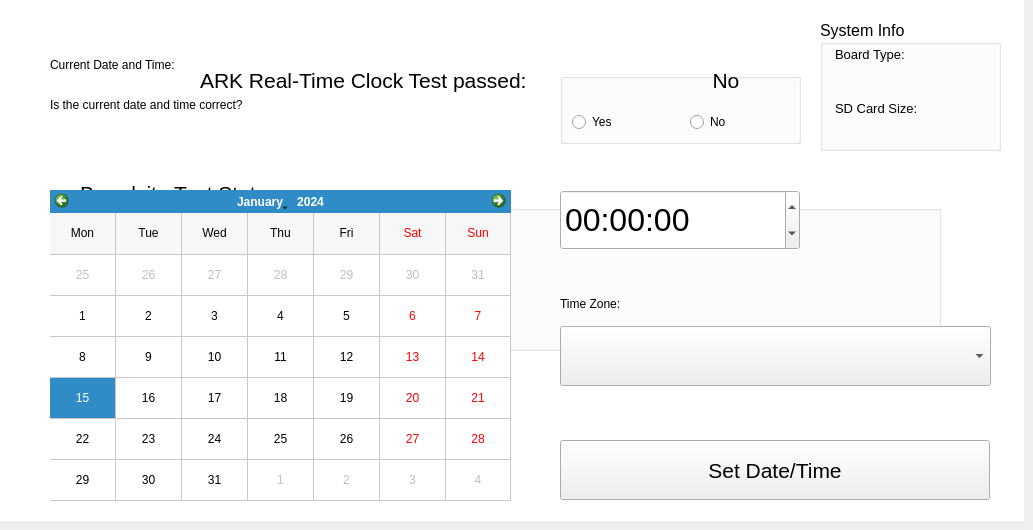
     <widget class="QWidget" name="dateTimeTab">
      <attribute name="title">
       <string>Time</string>
      </attribute>
      <widget class="QLabel" name="lblCurrentDateTimeLabel">
       <property name="geometry">
        <rect>
         <x>50</x>
         <y>35</y>
         <width>291</width>
         <height>60</height>
        </rect>
       </property>
       <property name="sizePolicy">
        <sizepolicy hsizetype="Fixed" vsizetype="Fixed">
         <horstretch>0</horstretch>
         <verstretch>0</verstretch>
        </sizepolicy>
       </property>
       <property name="text">
        <string>Current Date and Time:</string>
       </property>
      </widget>
      <widget class="QLabel" name="lblCurrentDateTimeData">
       <property name="geometry">
        <rect>
         <x>350</x>
         <y>50</y>
         <width>341</width>
         <height>29</height>
        </rect>
       </property>
       <property name="sizePolicy">
        <sizepolicy hsizetype="Fixed" vsizetype="Fixed">
         <horstretch>0</horstretch>
         <verstretch>0</verstretch>
        </sizepolicy>
       </property>
       <property name="text">
        <string/>
       </property>
      </widget>
      <widget class="QGroupBox" name="gbDateTimeCorrectAnswers">
       <property name="geometry">
        <rect>
         <x>560</x>
         <y>73</y>
         <width>241</width>
         <height>71</height>
        </rect>
       </property>
       <property name="title">
        <string/>
       </property>
       <property name="alignment">
        <set>Qt::AlignBottom|Qt::AlignLeading|Qt::AlignLeft</set>
       </property>
       <widget class="QRadioButton" name="rbDateTimeCorrectAnswerYes">
        <property name="geometry">
         <rect>
          <x>12</x>
          <y>19</y>
          <width>101</width>
          <height>60</height>
         </rect>
        </property>
        <property name="text">
         <string>Yes</string>
        </property>
        <property name="iconSize">
         <size>
          <width>24</width>
          <height>24</height>
         </size>
        </property>
       </widget>
       <widget class="QRadioButton" name="rbDateTimeCorrectAnswerNo">
        <property name="geometry">
         <rect>
          <x>130</x>
          <y>19</y>
          <width>82</width>
          <height>60</height>
         </rect>
        </property>
        <property name="text">
         <string>No</string>
        </property>
       </widget>
      </widget>
      <widget class="QLabel" name="lblDateTimeCorrect">
       <property name="geometry">
        <rect>
         <x>50</x>
         <y>90</y>
         <width>471</width>
         <height>29</height>
        </rect>
       </property>
       <property name="sizePolicy">
        <sizepolicy hsizetype="Fixed" vsizetype="Fixed">
         <horstretch>0</horstretch>
         <verstretch>0</verstretch>
        </sizepolicy>
       </property>
       <property name="text">
        <string>Is the current date and time correct?</string>
       </property>
      </widget>
      <widget class="QCalendarWidget" name="calendarWidget">
       <property name="geometry">
        <rect>
         <x>50</x>
         <y>190</y>
         <width>461</width>
         <height>311</height>
        </rect>
       </property>
       <property name="gridVisible">
        <bool>true</bool>
       </property>
       <property name="verticalHeaderFormat">
        <enum>QCalendarWidget::NoVerticalHeader</enum>
       </property>
      </widget>
      <widget class="QTimeEdit" name="timeEdit">
       <property name="geometry">
        <rect>
         <x>560</x>
         <y>190</y>
         <width>240</width>
         <height>60</height>
        </rect>
       </property>
       <property name="font">
        <font>
         <pointsize>24</pointsize>
         <weight>50</weight>
         <bold>false</bold>
        </font>
       </property>
       <property name="wrapping">
        <bool>true</bool>
       </property>
       <property name="timeSpec">
        <enum>Qt::LocalTime</enum>
       </property>
      </widget>
      <widget class="QPushButton" name="btnSetDateTime">
       <property name="geometry">
        <rect>
         <x>560</x>
         <y>440</y>
         <width>430</width>
         <height>60</height>
        </rect>
       </property>
       <property name="sizePolicy">
        <sizepolicy hsizetype="Fixed" vsizetype="Fixed">
         <horstretch>0</horstretch>
         <verstretch>0</verstretch>
        </sizepolicy>
       </property>
       <property name="minimumSize">
        <size>
         <width>240</width>
         <height>50</height>
        </size>
       </property>
       <property name="maximumSize">
        <size>
         <width>430</width>
         <height>60</height>
        </size>
       </property>
       <property name="font">
        <font>
         <pointsize>16</pointsize>
         <weight>50</weight>
         <bold>false</bold>
        </font>
       </property>
       <property name="text">
        <string>Set Date/Time</string>
       </property>
      </widget>
      <widget class="QLabel" name="lblCurrentDateTimeLabel_2">
       <property name="geometry">
        <rect>
         <x>560</x>
         <y>289</y>
         <width>241</width>
         <height>29</height>
        </rect>
       </property>
       <property name="sizePolicy">
        <sizepolicy hsizetype="Fixed" vsizetype="Fixed">
         <horstretch>0</horstretch>
         <verstretch>0</verstretch>
        </sizepolicy>
       </property>
       <property name="text">
        <string>Time Zone:</string>
       </property>
      </widget>
      <widget class="QComboBox" name="cbTimeZone">
       <property name="geometry">
        <rect>
         <x>560</x>
         <y>326</y>
         <width>431</width>
         <height>60</height>
        </rect>
       </property>
       <property name="font">
        <font>
         <pointsize>12</pointsize>
         <weight>50</weight>
         <bold>false</bold>
        </font>
       </property>
      </widget>
      <widget class="QGroupBox" name="gbSysInfo">
       <property name="geometry">
        <rect>
         <x>820</x>
         <y>20</y>
         <width>181</width>
         <height>131</height>
        </rect>
       </property>
       <property name="font">
        <font>
         <pointsize>12</pointsize>
         <weight>50</weight>
         <bold>false</bold>
        </font>
       </property>
       <property name="title">
        <string>System Info</string>
       </property>
       <widget class="QLabel" name="lblBoardType">
        <property name="geometry">
         <rect>
          <x>15</x>
          <y>26</y>
          <width>141</width>
          <height>16</height>
         </rect>
        </property>
        <property name="font">
         <font>
          <pointsize>10</pointsize>
          <weight>50</weight>
          <bold>false</bold>
          <underline>false</underline>
         </font>
        </property>
        <property name="text">
         <string>Board Type:</string>
        </property>
       </widget>
       <widget class="QLabel" name="lblBoardTypeData">
        <property name="geometry">
         <rect>
          <x>15</x>
          <y>50</y>
          <width>141</width>
          <height>20</height>
         </rect>
        </property>
        <property name="font">
         <font>
          <pointsize>10</pointsize>
          <weight>75</weight>
          <bold>true</bold>
         </font>
        </property>
        <property name="text">
         <string notr="true"/>
        </property>
       </widget>
       <widget class="QLabel" name="lblSdCardSize">
        <property name="geometry">
         <rect>
          <x>15</x>
          <y>80</y>
          <width>141</width>
          <height>16</height>
         </rect>
        </property>
        <property name="font">
         <font>
          <pointsize>10</pointsize>
          <weight>50</weight>
          <bold>false</bold>
         </font>
        </property>
        <property name="text">
         <string>SD Card Size:</string>
        </property>
       </widget>
       <widget class="QLabel" name="lblSdCardSizeData">
        <property name="geometry">
         <rect>
          <x>15</x>
          <y>100</y>
          <width>141</width>
          <height>20</height>
         </rect>
        </property>
        <property name="font">
         <font>
          <pointsize>10</pointsize>
          <weight>75</weight>
          <bold>true</bold>
         </font>
        </property>
        <property name="text">
         <string notr="true"/>
        </property>
       </widget>
      </widget>
      <widget class="QFrame" name="frameBoardSiteTime">
       <property name="geometry">
        <rect>
         <x>0</x>
         <y>0</y>
         <width>1024</width>
         <height>521</height>
        </rect>
       </property>
       <property name="autoFillBackground">
        <bool>false</bool>
       </property>
       <property name="styleSheet">
        <string notr="true">QFrame#frameBoardSiteTime{
    background-color: rgb(255, 255, 255);
}</string>
       </property>
       <property name="frameShape">
        <enum>QFrame::NoFrame</enum>
       </property>
       <property name="frameShadow">
        <enum>QFrame::Raised</enum>
       </property>
       <widget class="QLabel" name="lblBoardSiteArkRtcPassed">
        <property name="geometry">
         <rect>
          <x>200</x>
          <y>68</y>
          <width>421</width>
          <height>25</height>
         </rect>
        </property>
        <property name="sizePolicy">
         <sizepolicy hsizetype="Fixed" vsizetype="Fixed">
          <horstretch>0</horstretch>
          <verstretch>0</verstretch>
         </sizepolicy>
        </property>
        <property name="font">
         <font>
          <pointsize>16</pointsize>
         </font>
        </property>
        <property name="text">
         <string>ARK Real-Time Clock Test passed:</string>
        </property>
       </widget>
       <widget class="QLabel" name="lblBoardSiteArkRtcAnswerLabel">
        <property name="geometry">
         <rect>
          <x>630</x>
          <y>60</y>
          <width>192</width>
          <height>41</height>
         </rect>
        </property>
        <property name="font">
         <font>
          <pointsize>16</pointsize>
         </font>
        </property>
        <property name="text">
         <string>No</string>
        </property>
        <property name="alignment">
         <set>Qt::AlignCenter</set>
        </property>
       </widget>
       <widget class="QGroupBox" name="gbBoardSiteTestStatus">
        <property name="geometry">
         <rect>
          <x>80</x>
          <y>180</y>
          <width>861</width>
          <height>171</height>
         </rect>
        </property>
        <property name="font">
         <font>
          <pointsize>16</pointsize>
         </font>
        </property>
        <property name="title">
         <string>Boardsite Test Status</string>
        </property>
        <widget class="QLabel" name="lblCurrentTestName">
         <property name="geometry">
          <rect>
           <x>15</x>
           <y>50</y>
           <width>400</width>
           <height>25</height>
          </rect>
         </property>
         <property name="font">
          <font>
           <pointsize>16</pointsize>
           <underline>false</underline>
          </font>
         </property>
         <property name="text">
          <string>Current Test:</string>
         </property>
         <property name="alignment">
          <set>Qt::AlignRight|Qt::AlignTrailing|Qt::AlignVCenter</set>
         </property>
        </widget>
        <widget class="QLabel" name="lblCurrentTestNameData">
         <property name="geometry">
          <rect>
           <x>480</x>
           <y>50</y>
           <width>300</width>
           <height>25</height>
          </rect>
         </property>
         <property name="font">
          <font>
           <pointsize>16</pointsize>
           <weight>75</weight>
           <bold>true</bold>
          </font>
         </property>
         <property name="text">
          <string notr="true"/>
         </property>
        </widget>
        <widget class="QLabel" name="lblOverallTestProgress">
         <property name="geometry">
          <rect>
           <x>15</x>
           <y>110</y>
           <width>400</width>
           <height>25</height>
          </rect>
         </property>
         <property name="font">
          <font>
           <pointsize>16</pointsize>
          </font>
         </property>
         <property name="text">
          <string>Overall Test Progress:</string>
         </property>
         <property name="alignment">
          <set>Qt::AlignRight|Qt::AlignTrailing|Qt::AlignVCenter</set>
         </property>
        </widget>
        <widget class="QLabel" name="lblOverallTestProgressData">
         <property name="geometry">
          <rect>
           <x>480</x>
           <y>110</y>
           <width>300</width>
           <height>25</height>
          </rect>
         </property>
         <property name="font">
          <font>
           <pointsize>16</pointsize>
           <weight>75</weight>
           <bold>true</bold>
          </font>
         </property>
         <property name="text">
          <string notr="true"/>
         </property>
        </widget>
       </widget>
       <zorder>gbBoardSiteTestStatus</zorder>
       <zorder>lblBoardSiteArkRtcPassed</zorder>
       <zorder>lblBoardSiteArkRtcAnswerLabel</zorder>
      </widget>
      <zorder>frameBoardSiteTime</zorder>
      <zorder>lblCurrentDateTimeLabel</zorder>
      <zorder>lblCurrentDateTimeData</zorder>
      <zorder>gbDateTimeCorrectAnswers</zorder>
      <zorder>lblDateTimeCorrect</zorder>
      <zorder>calendarWidget</zorder>
      <zorder>timeEdit</zorder>
      <zorder>btnSetDateTime</zorder>
      <zorder>lblCurrentDateTimeLabel_2</zorder>
      <zorder>cbTimeZone</zorder>
      <zorder>gbSysInfo</zorder>
     </widget>
